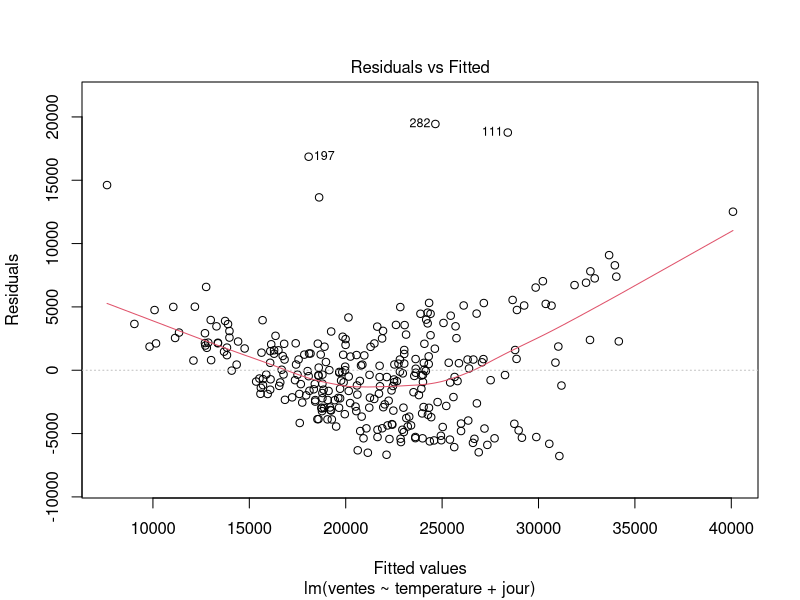
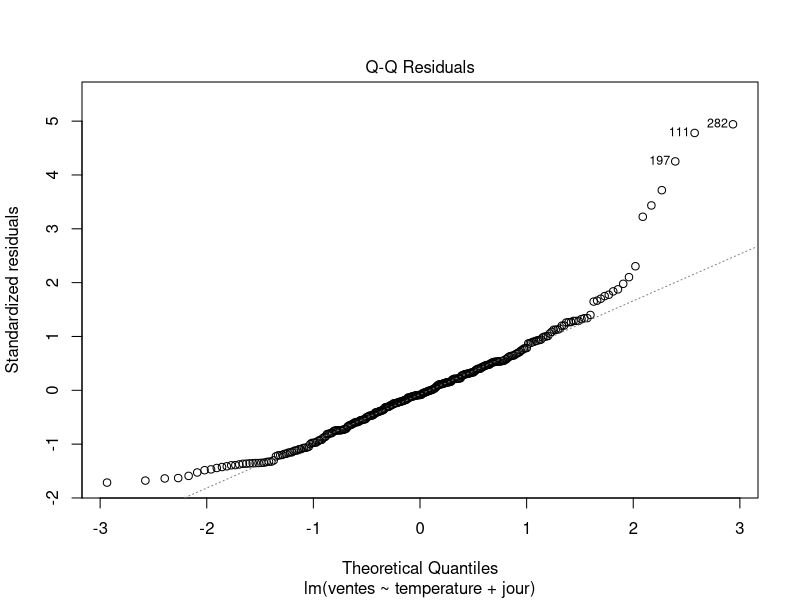
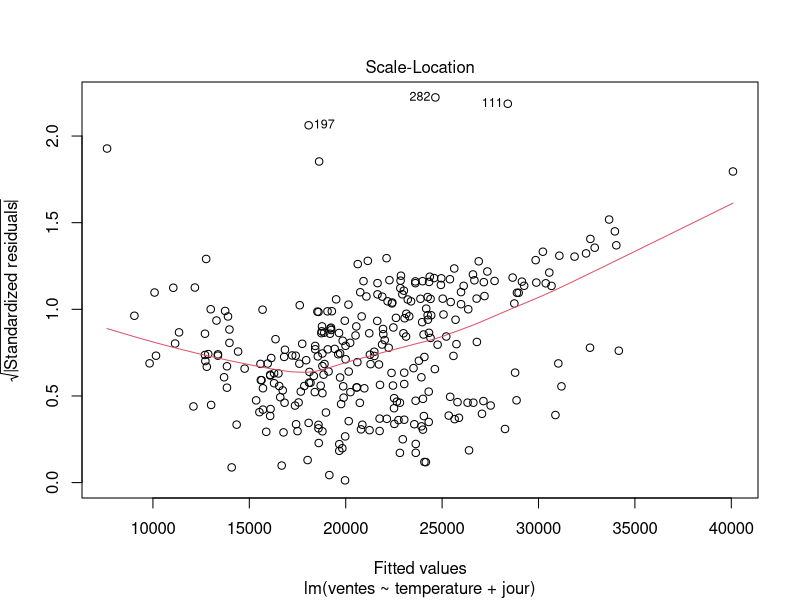
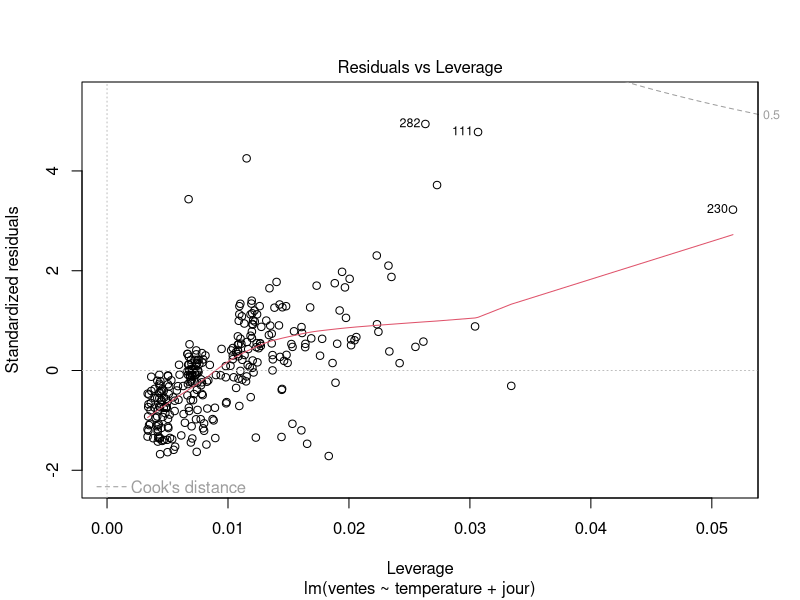
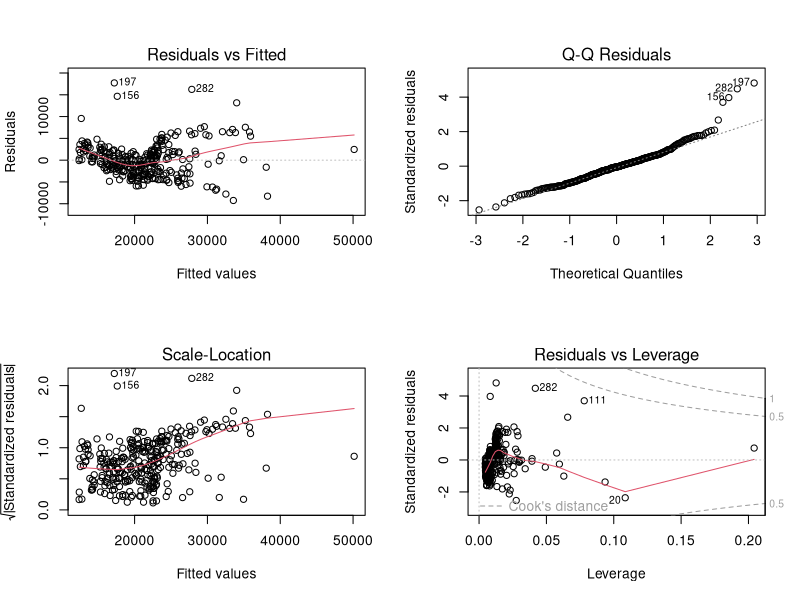
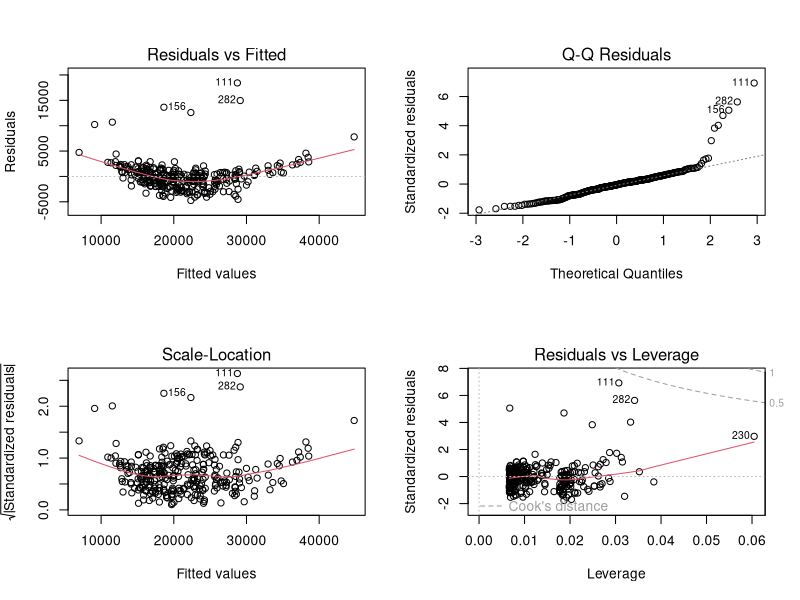
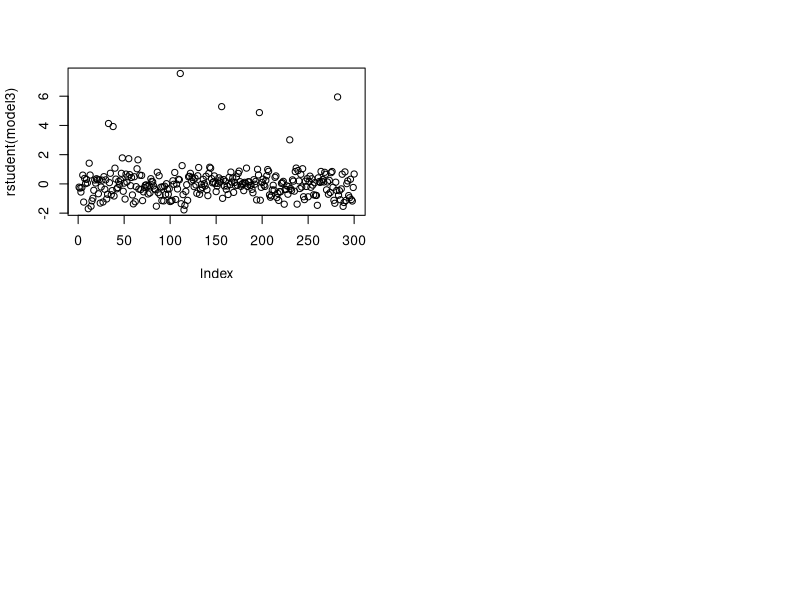
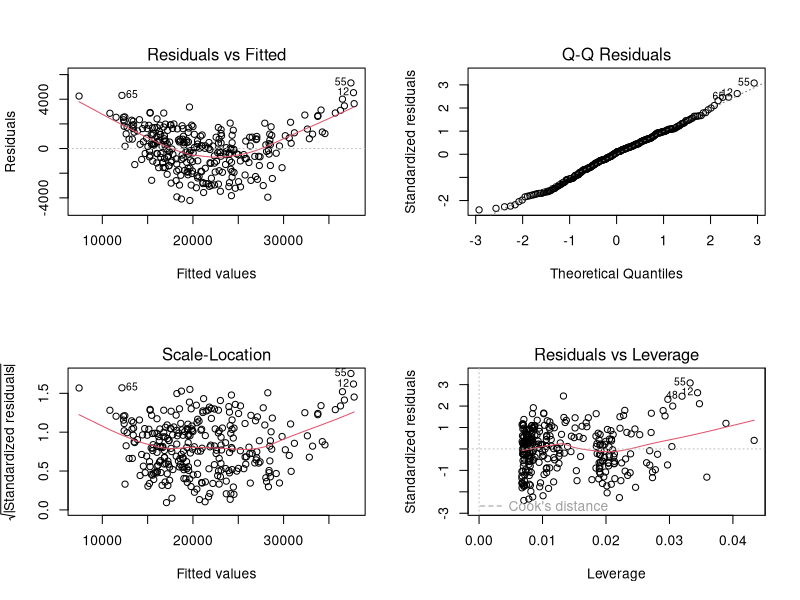

Source code (R) for these figures, in order:
# Majeure Science des Données 2020-2021
# TP mini-challenge - cours de Régression 

data <- read.table('Data_app.txt',header=TRUE)
names(data)
View(data)

# variable à prédire
ventes <- data$ventes 

# moyenne et écart-type des ventes observées
ventes.mean <- mean(ventes)
print(ventes.mean)
ventes.sd <- sd(ventes)
print(ventes.sd)

# Modèle de Régression Linéaire vide : p = 0 --> pas de prédicteur utilisé
# Ainsi, on prédit par la moyenne des ventes observées

##########################################
data <- read.table('Data_app.txt',header=TRUE)
temperature <- data$temperature
temperature2 <- temperature*temperature
jour <- data$jour
jour2 <- jour*jour
ventes <- data$Ventes

model <- lm(ventes~temperature+jour,data = data)
summary(model)
plot(model) # 4 plotwe can see the condition of the data 
###########################################

data <- read.table('Data_app.txt',header=TRUE)
temperature <- data$temperature
temperature2 <- temperature*temperature
jour <- data$jour
jour2 <- jour*jour
jour3 <- jour^3
ventes <- data$Ventes

temperature2 <- temperature*temperature
model2 <- lm(ventes~temperature+temperature2+jour,data = data)
summary(model2)
par(mfrow=c(2,2))
plot(model2) # 4 plotwe can see the condition of the data 


##################################################
data <- read.table('Data_app.txt',header=TRUE)
temperature <- data$temperature
temperature2 <- temperature*temperature
jour <- data$jour
jour2 <- jour*jour
jour3 <- jour^3
ventes <- data$Ventes

model3 <- lm(ventes~temperature+jour+jour2,data = data)
summary(model3)
par(mfrow=c(2,2))
plot(model3) # 4 plotwe can see the condition of the data
plot(rstudent(model3))
imnormal <- which(rstudent(model3)>2)

#去除异常点
data <- data[-imnormal,]
temperature <- data$temperature
temperature2 <- temperature*temperature
jour <- data$jour
jour2 <- jour*jour
jour3 <- jour^3
ventes <- data$Ventes

model3 <- lm(ventes~temperature+jour+jour2,data = data)
summary(model3)
par(mfrow=c(2,2))
plot(model3) # 4 plotwe can see the condition of the data

###########################################
data <- read.table('Data_app.txt',header=TRUE)
temperature <- data$temperature
temperature2 <- temperature*temperature
jour <- data$jour
jour2 <- jour*jour
jour3 <- jour^3
ventes <- data$Ventes

model4 <- lm(ventes~temperature+jour+jour2+jour3,data = data)
summary(model4)
par(mfrow=c(2,2))
plot(model4) # 4 plotwe can see the condition of the data
plot(rstudent(model4))
imnormal <- which(rstudent(model4)>2)

#去除异常点
data <- data[-imnormal,]
temperature <- data$temperature
temperature2 <- temperature*temperature
jour <- data$jour
jour2 <- jour*jour
jour3 <- jour^3
ventes <- data$Ventes

model4 <- lm(ventes~temperature+jour+jour2+jour3,data = data)
summary(model4)
par(mfrow=c(2,2))
plot(model4) # 4 plotwe can see the condition of the data

##########################################################################
data <- read.table('Data_app.txt',header=TRUE)
temperature <- data$temperature
temperature2 <- temperature*temperature
jour <- data$jour
jour2 <- jour*jour
jour3 <- jour^3
ventes <- data$Ventes

model5 <- lm(ventes~temperature+temperature2+jour+jour2+jour3,data = data)
summary(model5)
par(mfrow=c(2,2))
plot(model5) # 4 plotwe can see the condition of the data
plot(residuals(model5))
plot(rstudent(model5))
plot(residuals(model5))
imnormal <- which(rstudent(model5)>2)

#去除异常点
data <- data[-imnormal,]
temperature <- data$temperature
temperature2 <- temperature*temperature
jour <- data$jour
jour2 <- jour*jour
jour3 <- jour^3
ventes <- data$Ventes

model5 <- lm(ventes~temperature+temperature2+jour+jour2+jour3,data = data)
summary(model5)
par(mfrow=c(2,2))
plot(model5) # 4 plotwe can see the condition of the data
plot(residuals(model5))
plot(rstudent(model5))
plot(residuals(model5))




#predict
temperature <- 13.5
tem <- data.frame(temperature=13.5,temperature2=13.5^2,jour=2,jour2=2^2,jour3=2^3)
tem2 <- data.frame(temperature2=13.5^2)
jour <- data.frame(jour=2)
jour2 <- data.frame(jour2=2^2)
jour3 <- data.frame(jour3=2^3)
use <- c(tem,tem2,jour,jour2,jour3)
a <- predict(model5,use,interval="prediction",level=0.95)


wmodel <- lm(ventes~temperature+jour,data = data)
model
summary(model)
plot(model)

# On prédit par la moyenne des ventes = prédicteur constant
# ne dépend pas des prédicteurs "température" et 'type de jour'
# construction du fichier des prévisions pour les données test

data.test <- read.table('Data_test.txt', header=TRUE)

m <- dim(data.test)[1]
prediction1 <- matrix(0,nrow=m,ncol=1)


for (k in 1:m) {
  temperture <- data.test[k,1]
  jour <- data.test[k,2]
  df <- data.frame(temperature=temperture,temperature2=temperture^2,jour=jour,jour2=jour^2,jour3=jour^3)
  predict_value <- predict(model5,df,interval="prediction",level=0.95)
  prediction1[k] = round(predict_value[1],0)
}

# fichier des prédictions associées aux données "test"
write.table(prediction1,file="WANG_Yuteng_pred1.txt",row.names=F)

# fichier complet avec les prédicteurs
prediction2 <- data.frame(temperature=data.test$temperature,jour=data.test$jour,prediction=prediction1)
write.table(prediction2,file="WANG_Yuteng_pred2.txt",row.names=F)

